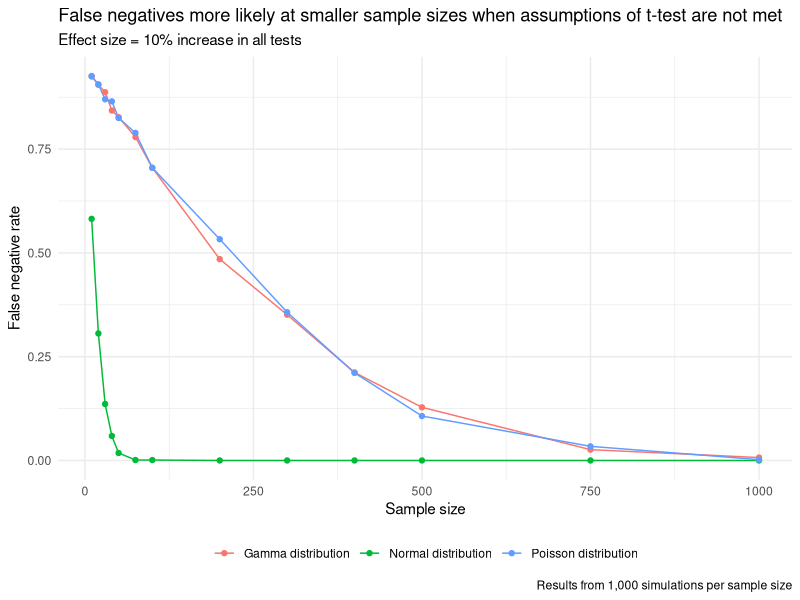
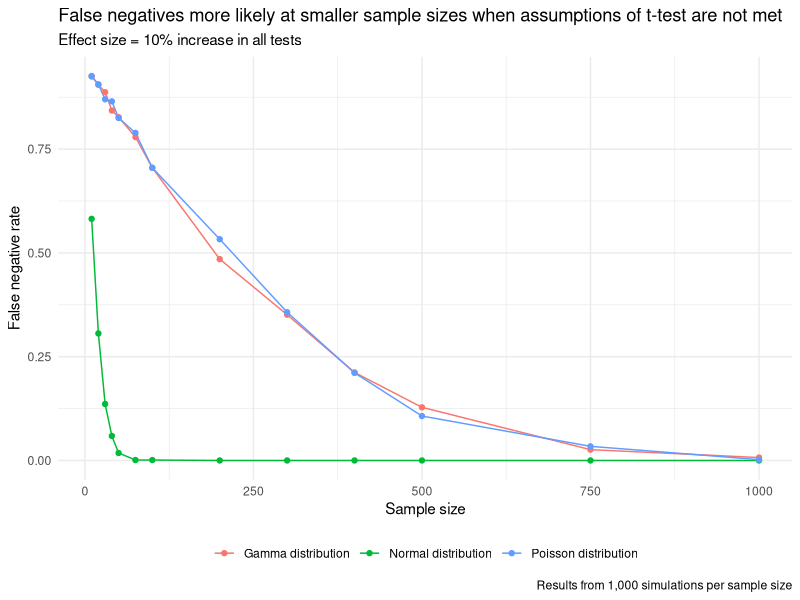

The R source for these figures, in order:
library(tidyverse)
set.seed(44)

# set scintific notation options 
options(scipen=100, digits=4)

# set number of simulations to 10,000
simulations <- 1000

# set alpha of a/b checks to .05
alpha <- .05

# set total number of data points to 1000
N <- 1000


# Q1 ----------------------------------------------------------------------

# Generate data from a non-normal distribution then use a t-test and mann-whitney

## simulate a true difference; do a different levels
pvalues <- map_dfr(1:simulations, function(i){
  A <- rgamma(N, 4) # rpois(N, 3) # rnorm(N, 120, 15)
  B <- rgamma(N, 4) # rpois(N, 3) # rnorm(N, 120, 15)
  t.pvals <- t.test(A, B, var.equal = TRUE)$p.value
  whit.pvals <- wilcox.test(A, B)$p.value
  return(tibble(t.pvals, whit.pvals))
})

# proportion of false positives
sum(pvalues$t.pvals <= alpha) / simulations
sum(pvalues$whit.pvals <= alpha) / simulations


# calculate false negatives rate are various sample size levels
n <- c(10, 20, 30, 40, 50, 75, 100, 200, 300, 400, 500, 750, 1000)
effect.size <- 0.1

false.negative.rates <- map_dfr(n, function(N) {
  
  # calculate {simulations} with sample size {N}
  pvalues <- map_dfr(1:simulations, function(i) {
    A <- rgamma(N, 4 * (1 + effect.size)) # rpois(N, 3) # rnorm(N, 120, 15)
    B <- rgamma(N, 4) # rpois(N, 3) # rnorm(N, 120, 15)
    gam.pvals <- t.test(A, B, var.equal = TRUE)$p.value
    
    A <- rnorm(N, mean = 120 * (1 + effect.size), sd = 15)
    B <- rnorm(N, mean = 120, sd = 15)
    norm.pvals <- t.test(A, B, var.equal = TRUE)$p.value
    
    A <- rpois(N, lambda = 4 * (1 + effect.size))
    B <- rpois(N, lambda = 4)
    pois.pvals <- t.test(A, B, var.equal = TRUE)$p.value
    return(tibble(gam.pvals, norm.pvals, pois.pvals))
  })
  
  # calculate the proportion of false negatives
  false.neg.gam <- sum(pvalues$gam.pvals > alpha) / simulations
  false.neg.norm <- sum(pvalues$norm.pvals > alpha) / simulations
  false.neg.pois <- sum(pvalues$pois.pvals > alpha) / simulations
  
  return(tibble(false.neg.gam, false.neg.norm, false.neg.pois))
})

# plot of false positive rate vs. sample size
false.negative.rates %>%
  rename("Gamma distribution" = false.neg.gam,
         "Normal distribution" = false.neg.norm,
         "Poisson distribution" = false.neg.pois) %>% 
  mutate(n = n) %>% 
  pivot_longer(cols = 1:3) %>% 
  ggplot(aes(x = n, y = value, group = name, color = name)) +
  geom_line() +
  geom_point() +
  labs(title = 'False negatives more likely at smaller sample sizes when assumptions of t-test are not met',
       subtitle = paste0('Effect size = ', scales::percent(effect.size), ' increase in all tests'),
       caption = paste0('Results from ', scales::comma(simulations), ' simulations per sample size'),
       x = 'Sample size',
       y = 'False negative rate') +
  theme_minimal() +
  theme(legend.position = 'bottom',
        legend.title = element_blank())

ggsave('figures/wrong_test.png',
       device = "png",
       height = 5,
       width = 8)


# Q2 ----------------------------------------------------------------------

# test of binary data

N <- 50

# Generate a binary dataset and fit a t-test and logistic regression
pvalues <- map_dfr(1:simulations, function(i){
  A <- rbinom(N, size = 1, prob = 0.2)
  B <- rbinom(N, size = 1, prob = 0.2)
  t.pvals <- t.test(A, B, var.equal = TRUE)$p.value
  
  log.pvals <- tibble(A, B) %>% 
    pivot_longer(cols = everything()) %>% 
    glm(value ~ name, data = ., family = 'binomial') %>% 
    broom::tidy() %>% 
    .[[2,5]]
  
  # whit.pvals <- wilcox.test(A, B)$p.values
  # mc.pvals <- mcnemar.test(A, B)$p.value #https://en.wikipedia.org/wiki/McNemar%27s_test
  # log.pvals <- sum(A > B) / N # ????? logistic regression here
  # log.pvals <- t.test(sum(A)/N, sum(B)/N) # ????? logistic regression here
  return(tibble(t.pvals, log.pvals))
})

sum(pvalues$t.pvals <= 0.05) / simulations
sum(pvalues$log.pvals <= 0.05) / simulations
sum(pvalues$whit.pvals <= 0.05) / simulations
sum(pvalues$mc.pvals <= 0.05) / simulations

